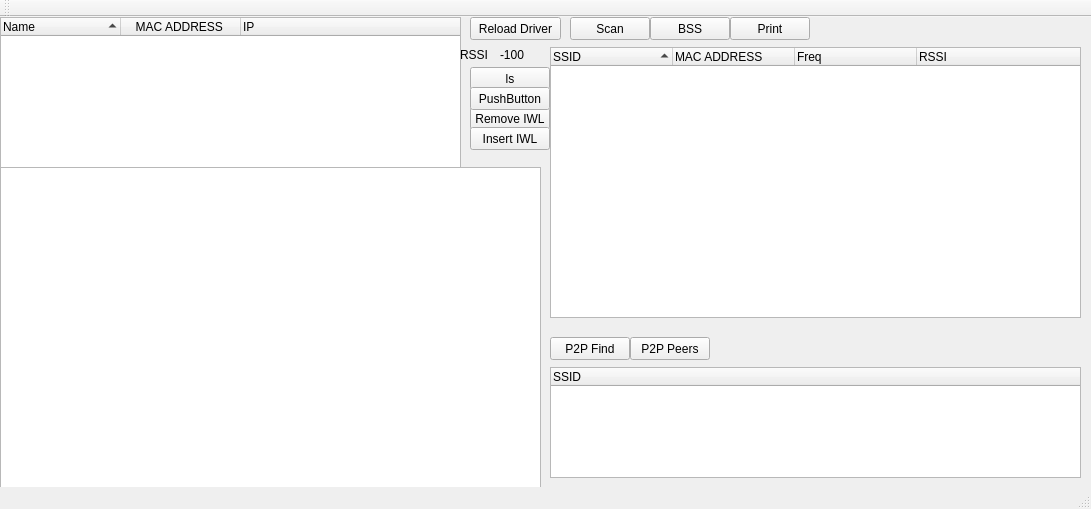
<?xml version="1.0" encoding="UTF-8"?>
<ui version="4.0">
 <class>MainWindow</class>
 <widget class="QMainWindow" name="MainWindow">
  <property name="geometry">
   <rect>
    <x>0</x>
    <y>0</y>
    <width>1091</width>
    <height>509</height>
   </rect>
  </property>
  <property name="windowTitle">
   <string>WIPP</string>
  </property>
  <widget class="QWidget" name="centralWidget">
   <widget class="QTextEdit" name="txtLog">
    <property name="geometry">
     <rect>
      <x>0</x>
      <y>150</y>
      <width>541</width>
      <height>321</height>
     </rect>
    </property>
   </widget>
   <widget class="QPushButton" name="btnGetBSS">
    <property name="geometry">
     <rect>
      <x>650</x>
      <y>0</y>
      <width>80</width>
      <height>23</height>
     </rect>
    </property>
    <property name="text">
     <string>BSS</string>
    </property>
   </widget>
   <widget class="QPushButton" name="btnScanBSS">
    <property name="geometry">
     <rect>
      <x>570</x>
      <y>0</y>
      <width>80</width>
      <height>23</height>
     </rect>
    </property>
    <property name="text">
     <string>Scan</string>
    </property>
   </widget>
   <widget class="QPushButton" name="btnP2pFind">
    <property name="geometry">
     <rect>
      <x>550</x>
      <y>320</y>
      <width>80</width>
      <height>23</height>
     </rect>
    </property>
    <property name="text">
     <string>P2P Find</string>
    </property>
   </widget>
   <widget class="QPushButton" name="btnP2pPeers">
    <property name="geometry">
     <rect>
      <x>630</x>
      <y>320</y>
      <width>80</width>
      <height>23</height>
     </rect>
    </property>
    <property name="text">
     <string>P2P Peers</string>
    </property>
   </widget>
   <widget class="QLabel" name="lblRSSI">
    <property name="geometry">
     <rect>
      <x>460</x>
      <y>30</y>
      <width>31</width>
      <height>16</height>
     </rect>
    </property>
    <property name="text">
     <string>RSSI</string>
    </property>
   </widget>
   <widget class="QLabel" name="lblRSSIValue">
    <property name="geometry">
     <rect>
      <x>500</x>
      <y>30</y>
      <width>41</width>
      <height>16</height>
     </rect>
    </property>
    <property name="text">
     <string>-100</string>
    </property>
   </widget>
   <widget class="QPushButton" name="btnScanBSS_2">
    <property name="geometry">
     <rect>
      <x>470</x>
      <y>50</y>
      <width>80</width>
      <height>23</height>
     </rect>
    </property>
    <property name="text">
     <string>ls</string>
    </property>
   </widget>
   <widget class="QPushButton" name="btnModprobeR">
    <property name="geometry">
     <rect>
      <x>470</x>
      <y>90</y>
      <width>80</width>
      <height>23</height>
     </rect>
    </property>
    <property name="text">
     <string>Remove IWL</string>
    </property>
   </widget>
   <widget class="QPushButton" name="btnModprobe">
    <property name="geometry">
     <rect>
      <x>470</x>
      <y>110</y>
      <width>80</width>
      <height>23</height>
     </rect>
    </property>
    <property name="text">
     <string>Insert IWL</string>
    </property>
   </widget>
   <widget class="QTreeWidget" name="treeBSSSTA">
    <property name="geometry">
     <rect>
      <x>550</x>
      <y>30</y>
      <width>531</width>
      <height>271</height>
     </rect>
    </property>
    <property name="sortingEnabled">
     <bool>true</bool>
    </property>
    <attribute name="headerDefaultSectionSize">
     <number>122</number>
    </attribute>
    <column>
     <property name="text">
      <string>SSID</string>
     </property>
    </column>
    <column>
     <property name="text">
      <string>MAC ADDRESS </string>
     </property>
    </column>
    <column>
     <property name="text">
      <string>Freq</string>
     </property>
    </column>
    <column>
     <property name="text">
      <string>RSSI</string>
     </property>
    </column>
   </widget>
   <widget class="QTreeWidget" name="treeP2PSta">
    <property name="geometry">
     <rect>
      <x>550</x>
      <y>350</y>
      <width>531</width>
      <height>111</height>
     </rect>
    </property>
    <column>
     <property name="text">
      <string>SSID</string>
     </property>
    </column>
   </widget>
   <widget class="QPushButton" name="btnPrintBss">
    <property name="geometry">
     <rect>
      <x>730</x>
      <y>0</y>
      <width>80</width>
      <height>23</height>
     </rect>
    </property>
    <property name="text">
     <string>Print</string>
    </property>
   </widget>
   <widget class="QPushButton" name="pushButton">
    <property name="geometry">
     <rect>
      <x>470</x>
      <y>70</y>
      <width>80</width>
      <height>23</height>
     </rect>
    </property>
    <property name="text">
     <string>PushButton</string>
    </property>
   </widget>
   <widget class="QTreeWidget" name="treeLblAllInterfaces">
    <property name="geometry">
     <rect>
      <x>0</x>
      <y>0</y>
      <width>461</width>
      <height>151</height>
     </rect>
    </property>
    <property name="sortingEnabled">
     <bool>true</bool>
    </property>
    <attribute name="headerDefaultSectionSize">
     <number>120</number>
    </attribute>
    <attribute name="headerHighlightSections">
     <bool>false</bool>
    </attribute>
    <column>
     <property name="text">
      <string>Name</string>
     </property>
    </column>
    <column>
     <property name="text">
      <string>MAC ADDRESS </string>
     </property>
     <property name="textAlignment">
      <set>AlignHCenter|AlignVCenter|AlignCenter</set>
     </property>
    </column>
    <column>
     <property name="text">
      <string>IP</string>
     </property>
    </column>
   </widget>
   <widget class="QPushButton" name="btnReloadDriver">
    <property name="geometry">
     <rect>
      <x>470</x>
      <y>0</y>
      <width>91</width>
      <height>23</height>
     </rect>
    </property>
    <property name="text">
     <string>Reload Driver</string>
    </property>
   </widget>
  </widget>
  <widget class="QMenuBar" name="menuBar">
   <property name="geometry">
    <rect>
     <x>0</x>
     <y>0</y>
     <width>1091</width>
     <height>20</height>
    </rect>
   </property>
  </widget>
  <widget class="QToolBar" name="mainToolBar">
   <attribute name="toolBarArea">
    <enum>TopToolBarArea</enum>
   </attribute>
   <attribute name="toolBarBreak">
    <bool>false</bool>
   </attribute>
  </widget>
  <widget class="QStatusBar" name="statusBar"/>
 </widget>
 <layoutdefault spacing="6" margin="11"/>
 <resources/>
 <connections/>
</ui>
